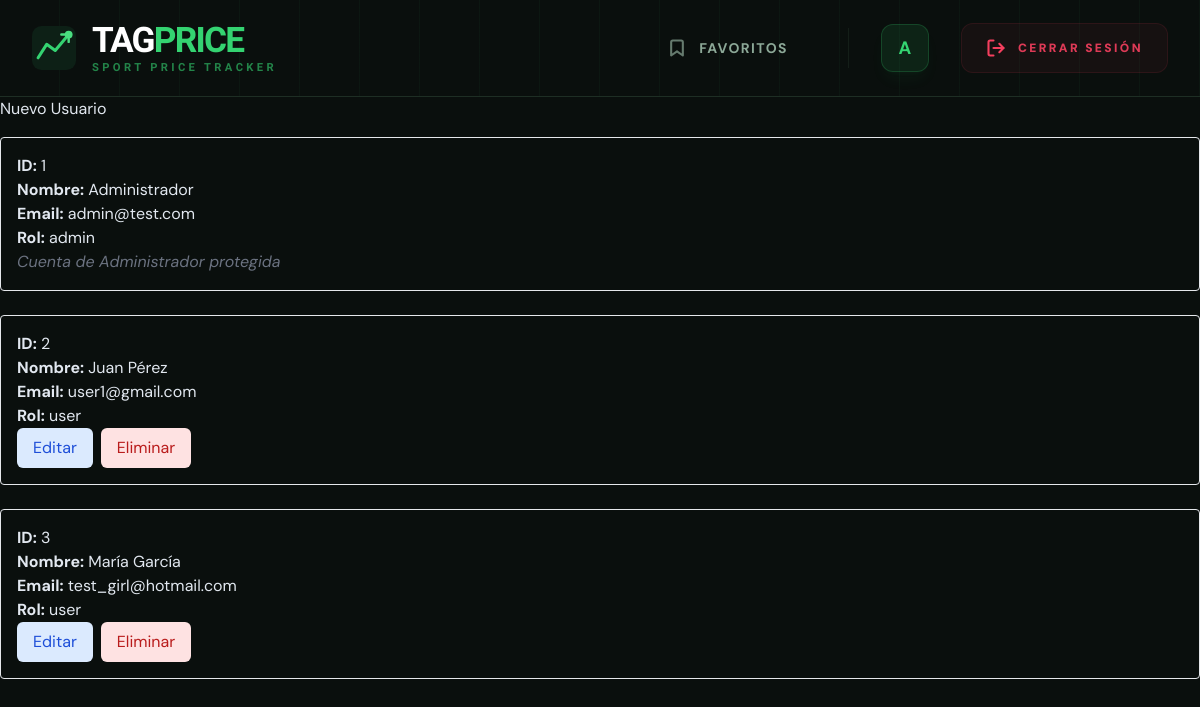
The app's page /views/panelAdmin.php (signed in), older data.
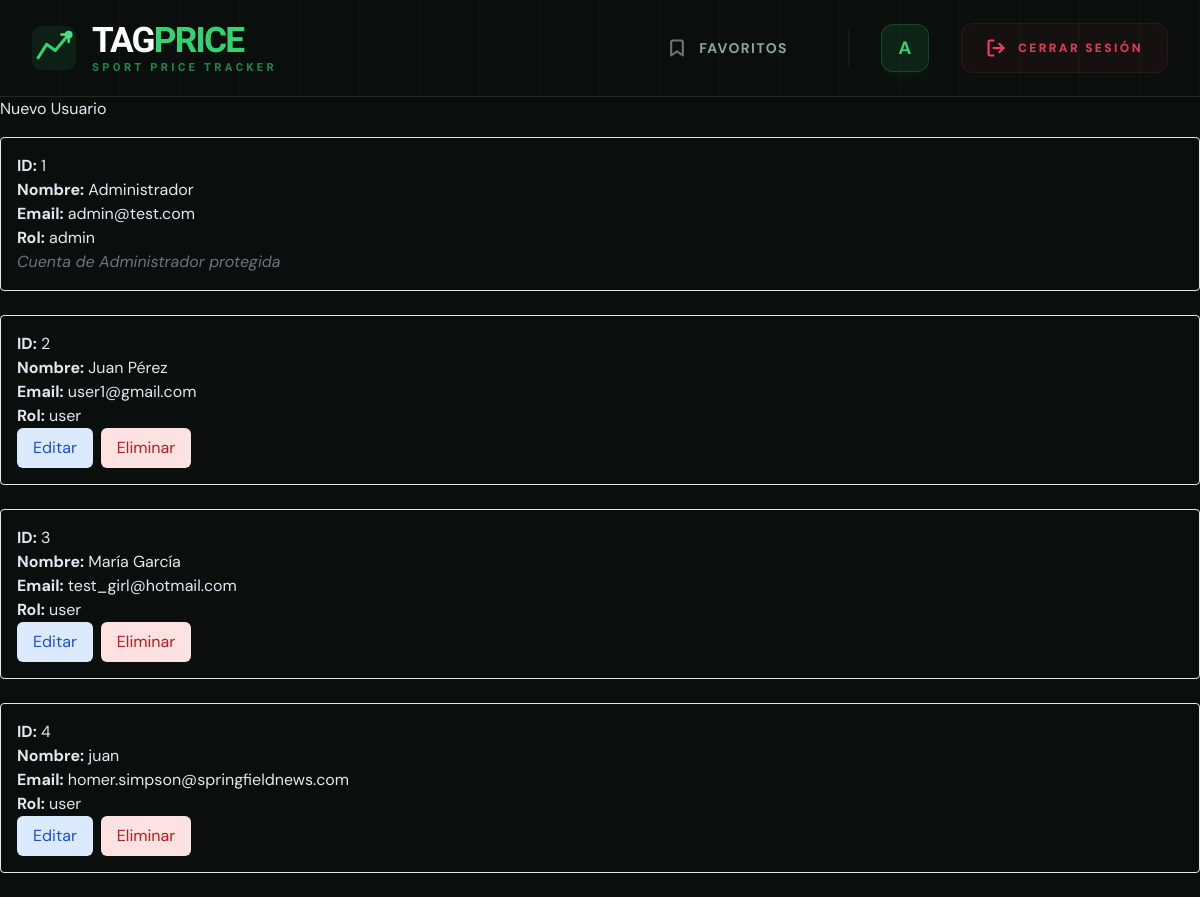
The same page, newer data.
### tables this page shows
CREATE TABLE users (
    usu_id INTEGER PRIMARY KEY AUTOINCREMENT NOT NULL,
    usu_mail VARCHAR(50) NOT NULL UNIQUE,
    usu_password VARCHAR(255) NOT NULL,
    usu_name VARCHAR(200) NOT NULL,
    usu_rol TEXT NOT NULL DEFAULT "user" -- Por defecto, todos son usuarios
);

### views/panelAdmin.php (the view, shortened to what this page needs)
<?php
include PATH_BASE .'includes/header.php';
include_once PATH_BASE . 'includes/db_connect.php';
$sql = $db->prepare("SELECT usu_id, usu_mail, usu_name, usu_rol FROM users");
if($sql->execute()){
?>
    <div class="mb-4">
        <a href="<?=URL_BASE?>views/user_uptade.php" class="btn">Nuevo Usuario</a>
    </div>
    <?php while($file = $sql->fetch(PDO::FETCH_ASSOC)):
        $esAdmin = ($file['usu_rol'] === 'admin');
    ?>
        <div class="user-card mb-6 p-4 border rounded">
            <p><strong>ID:</strong> <?=$file['usu_id']?></p>
            <p><strong>Nombre:</strong> <?=$file['usu_name']?></p>
            <p><strong>Email:</strong> <?=$file['usu_mail']?></p>
            <p><strong>Rol:</strong> <?=$file['usu_rol']?></p>
            <?php if (!$esAdmin): ?>
                <div class="flex gap-2">
                    <form action="<?= URL_BASE ?>views/user_uptade.php" method="post">
                        <button type="submit" class="bg-blue-100 text-blue-700 px-4 py-2 rounded-md">Editar</button>
                    </form>
                    <form action="<?= URL_BASE ?>actions/user_delete.proc.php" method="post">
                        <button type="submit" class="bg-red-100 text-red-700 px-4 py-2 rounded-md"
                                onclick="return confirm('¿Estás seguro?')">Eliminar</button>
                    </form>
                </div>
            <?php else: ?>
                <span class="text-gray-500 italic">Cuenta de Administrador protegida</span>
            <?php endif; ?>
        </div>
    <?php endwhile; ?>
<?php
} else {
    echo "error en la consulta";
}
?>

### includes/header.php (shortened to what this page needs)
<?php
$initials = '';
if (isset($_SESSION['name_user'])) {
    $parts = explode(' ', trim($_SESSION['name_user']));
    foreach (array_slice($parts, 0, 2) as $p) {
        $initials .= strtoupper(mb_substr($p, 0, 1));
    }
}
$homeLink = URL_BASE . "index.php";
if (isset($_SESSION['rol_usu'])) {
    $homeLink = ($_SESSION['rol_usu'] === 'admin')
        ? URL_BASE . "views/panelAdmin.php"
        : URL_BASE . "index.php";
}
?>
<!DOCTYPE html>
<html lang="es">
<head>
    <script src="https://cdn.tailwindcss.com"></script>
    <link rel="stylesheet" href="<?= URL_BASE ?>public/css/style.css">
</head>
<body class="bg-surface font-body">
    <header class="bg-surface relative overflow-hidden border-b border-surface-border">
        <div class="absolute inset-0 bg-grid-lines pointer-events-none" aria-hidden="true"></div>
        <div class="relative max-w-[1600px] mx-auto px-8 flex items-center justify-between h-24">
            <a href="<?= $homeLink ?>" class="flex items-center gap-4 group no-underline focus:outline-none">
                <div class="relative w-11 h-11 flex-shrink-0">
                </div>
                <div class="flex flex-col leading-none">
                    <span class="font-display font-black text-[2.2rem] tracking-tighter uppercase text-white leading-none">
                        Tag<span class="text-brand">Price</span>
                    </span>
                    <span class="font-display font-bold text-[0.7rem] tracking-[0.3em] uppercase text-brand opacity-60 mt-1">
                        Sport Price Tracker
                    </span>
                </div>
            </a>
            <div class="flex items-center">
                <?php if (isset($_SESSION['autenticated']) && $_SESSION['autenticated'] === true): ?>
                    <nav class="hidden md:flex items-center gap-8 mr-4">
                        <a href="<?= URL_BASE ?>views/favoritos.php"
                            class="flex items-center gap-3 px-3 py-2 rounded-lg text-[#8ca897] hover:text-white hover:bg-brand/10 text-[14px] font-bold uppercase tracking-widest transition-all no-underline group">
                            <svg class="w-5 h-5 opacity-70 group-hover:opacity-100" viewBox="0 0 24 24" fill="none" stroke="currentColor" stroke-width="2.5" stroke-linecap="round" stroke-linejoin="round">
                                <path d="M19 21l-7-5-7 5V5a2 2 0 0 1 2-2h10a2 2 0 0 1 2 2z"></path>
                            </svg>
                            Favoritos
                        </a>
                    </nav>
                    <div class="flex items-center gap-8">
                        <div class="w-12 h-12 rounded-xl bg-brand/10 border border-brand/20 flex items-center justify-center shadow-lg shadow-brand/5">
                            <span class="font-body font-bold text-lg text-brand uppercase tracking-[0.1em] ml-[0.1em]">
                                <?= htmlspecialchars($initials) ?>
                            </span>
                        </div>
                        <a href="<?= URL_BASE ?>actions/logout.php"
                            class="group flex items-center gap-3 px-6 py-3.5 rounded-xl bg-rose-500/5 border border-rose-500/10 hover:bg-rose-500/10 hover:border-rose-500/30 transition-all no-underline active:scale-95">
                            <span class="text-[12px] font-black uppercase tracking-[0.2em] text-rose-500/90 group-hover:text-rose-500">
                                Cerrar sesión
                            </span>
                        </a>
                    </div>
                <?php endif; ?>
            </div>
        </div>
    </header>

### public/css/style.css (style rules this page uses)
body { background-color: #0a0f0d; color: #e2e8f0; margin: 0; padding: 0; }

Row changes from the older to the newer data that the page shows:
added users: usu_id "4", usu_name "juan", usu_mail "homer.simpson@springfieldnews.com", usu_rol "user"
